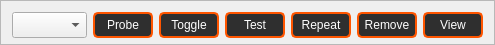
            <widget class="QFrame" name="frame_22">
             <property name="minimumSize">
              <size>
               <width>0</width>
               <height>45</height>
              </size>
             </property>
             <property name="maximumSize">
              <size>
               <width>16777215</width>
               <height>45</height>
              </size>
             </property>
             <property name="frameShape">
              <enum>QFrame::StyledPanel</enum>
             </property>
             <property name="frameShadow">
              <enum>QFrame::Raised</enum>
             </property>
             <layout class="QHBoxLayout" name="horizontalLayout_2">
              <item>
               <widget class="QComboBox" name="comboBox4">
                <property name="minimumSize">
                 <size>
                  <width>75</width>
                  <height>26</height>
                 </size>
                </property>
                <property name="maximumSize">
                 <size>
                  <width>75</width>
                  <height>26</height>
                 </size>
                </property>
                <item>
                 <property name="text">
                  <string/>
                 </property>
                </item>
                <item>
                 <property name="text">
                  <string>Plane</string>
                 </property>
                </item>
                <item>
                 <property name="text">
                  <string>Mesh</string>
                 </property>
                </item>
               </widget>
              </item>
              <item>
               <widget class="QPushButton" name="p27">
                <property name="enabled">
                 <bool>true</bool>
                </property>
                <property name="minimumSize">
                 <size>
                  <width>60</width>
                  <height>26</height>
                 </size>
                </property>
                <property name="maximumSize">
                 <size>
                  <width>60</width>
                  <height>26</height>
                 </size>
                </property>
                <property name="font">
                 <font>
                  <pointsize>9</pointsize>
                 </font>
                </property>
                <property name="styleSheet">
                 <string notr="true">QPushButton {
background-color:rgb(47, 47, 47);
color: rgb(255, 255, 255);
border-style: solid;
border-radius:5px;
border-width:2px; 
border-color:rgb(255, 85, 0);
}
QPushButton:hover {
border-width:3px; 
border-color:rgb(255, 115, 30);
}
QPushButton:pressed {
background-color:rgb(255, 115, 30);
border-color: rgb(255, 195, 110);
border-width: 4px;     
}
QPushButton:disabled{
background-color: rgb(255, 149, 62);
color: rgb(83, 83, 83);
border-color:rgb(83, 83, 83);
}

</string>
                </property>
                <property name="text">
                 <string>Probe</string>
                </property>
               </widget>
              </item>
              <item>
               <widget class="QPushButton" name="p29_3">
                <property name="enabled">
                 <bool>true</bool>
                </property>
                <property name="minimumSize">
                 <size>
                  <width>60</width>
                  <height>26</height>
                 </size>
                </property>
                <property name="maximumSize">
                 <size>
                  <width>60</width>
                  <height>26</height>
                 </size>
                </property>
                <property name="font">
                 <font>
                  <pointsize>9</pointsize>
                 </font>
                </property>
                <property name="styleSheet">
                 <string notr="true">QPushButton {
background-color:rgb(47, 47, 47);
color: rgb(255, 255, 255);
border-style: solid;
border-radius:5px;
border-width:2px; 
border-color:rgb(255, 85, 0);
}
QPushButton:hover {
border-width:3px; 
border-color:rgb(255, 115, 30);
}
QPushButton:pressed {
background-color:rgb(255, 115, 30);
border-color: rgb(255, 195, 110);
border-width: 4px;     
}
QPushButton:disabled{
background-color: rgb(255, 149, 62);
color: rgb(83, 83, 83);
border-color:rgb(83, 83, 83);
}

</string>
                </property>
                <property name="text">
                 <string>Toggle</string>
                </property>
               </widget>
              </item>
              <item>
               <widget class="QPushButton" name="p29_4">
                <property name="enabled">
                 <bool>true</bool>
                </property>
                <property name="minimumSize">
                 <size>
                  <width>60</width>
                  <height>26</height>
                 </size>
                </property>
                <property name="maximumSize">
                 <size>
                  <width>60</width>
                  <height>26</height>
                 </size>
                </property>
                <property name="font">
                 <font>
                  <pointsize>9</pointsize>
                 </font>
                </property>
                <property name="styleSheet">
                 <string notr="true">QPushButton {
background-color:rgb(47, 47, 47);
color: rgb(255, 255, 255);
border-style: solid;
border-radius:5px;
border-width:2px; 
border-color:rgb(255, 85, 0);
}
QPushButton:hover {
border-width:3px; 
border-color:rgb(255, 115, 30);
}
QPushButton:pressed {
background-color:rgb(255, 115, 30);
border-color: rgb(255, 195, 110);
border-width: 4px;     
}
QPushButton:disabled{
background-color: rgb(255, 149, 62);
color: rgb(83, 83, 83);
border-color:rgb(83, 83, 83);
}

</string>
                </property>
                <property name="text">
                 <string>Test</string>
                </property>
               </widget>
              </item>
              <item>
               <widget class="QPushButton" name="p28">
                <property name="enabled">
                 <bool>true</bool>
                </property>
                <property name="minimumSize">
                 <size>
                  <width>60</width>
                  <height>26</height>
                 </size>
                </property>
                <property name="maximumSize">
                 <size>
                  <width>60</width>
                  <height>26</height>
                 </size>
                </property>
                <property name="font">
                 <font>
                  <pointsize>9</pointsize>
                 </font>
                </property>
                <property name="styleSheet">
                 <string notr="true">QPushButton {
background-color:rgb(47, 47, 47);
color: rgb(255, 255, 255);
border-style: solid;
border-radius:5px;
border-width:2px; 
border-color:rgb(255, 85, 0);
}
QPushButton:hover {
border-width:3px; 
border-color:rgb(255, 115, 30);
}
QPushButton:pressed {
background-color:rgb(255, 115, 30);
border-color: rgb(255, 195, 110);
border-width: 4px;     
}
QPushButton:disabled{
background-color: rgb(255, 149, 62);
color: rgb(83, 83, 83);
border-color:rgb(83, 83, 83);
}

</string>
                </property>
                <property name="text">
                 <string>Repeat</string>
                </property>
               </widget>
              </item>
              <item>
               <widget class="QPushButton" name="p29_2">
                <property name="enabled">
                 <bool>true</bool>
                </property>
                <property name="minimumSize">
                 <size>
                  <width>60</width>
                  <height>26</height>
                 </size>
                </property>
                <property name="maximumSize">
                 <size>
                  <width>60</width>
                  <height>26</height>
                 </size>
                </property>
                <property name="font">
                 <font>
                  <pointsize>9</pointsize>
                 </font>
                </property>
                <property name="styleSheet">
                 <string notr="true">QPushButton {
background-color:rgb(47, 47, 47);
color: rgb(255, 255, 255);
border-style: solid;
border-radius:5px;
border-width:2px; 
border-color:rgb(255, 85, 0);
}
QPushButton:hover {
border-width:3px; 
border-color:rgb(255, 115, 30);
}
QPushButton:pressed {
background-color:rgb(255, 115, 30);
border-color: rgb(255, 195, 110);
border-width: 4px;     
}
QPushButton:disabled{
background-color: rgb(255, 149, 62);
color: rgb(83, 83, 83);
border-color:rgb(83, 83, 83);
}

</string>
                </property>
                <property name="text">
                 <string>Remove</string>
                </property>
               </widget>
              </item>
              <item>
               <widget class="QPushButton" name="p29">
                <property name="enabled">
                 <bool>true</bool>
                </property>
                <property name="minimumSize">
                 <size>
                  <width>60</width>
                  <height>26</height>
                 </size>
                </property>
                <property name="maximumSize">
                 <size>
                  <width>60</width>
                  <height>26</height>
                 </size>
                </property>
                <property name="font">
                 <font>
                  <pointsize>9</pointsize>
                 </font>
                </property>
                <property name="styleSheet">
                 <string notr="true">QPushButton {
background-color:rgb(47, 47, 47);
color: rgb(255, 255, 255);
border-style: solid;
border-radius:5px;
border-width:2px; 
border-color:rgb(255, 85, 0);
}
QPushButton:hover {
border-width:3px; 
border-color:rgb(255, 115, 30);
}
QPushButton:pressed {
background-color:rgb(255, 115, 30);
border-color: rgb(255, 195, 110);
border-width: 4px;     
}
QPushButton:disabled{
background-color: rgb(255, 149, 62);
color: rgb(83, 83, 83);
border-color:rgb(83, 83, 83);
}

</string>
                </property>
                <property name="text">
                 <string>View</string>
                </property>
               </widget>
              </item>
             </layout>
            </widget>
